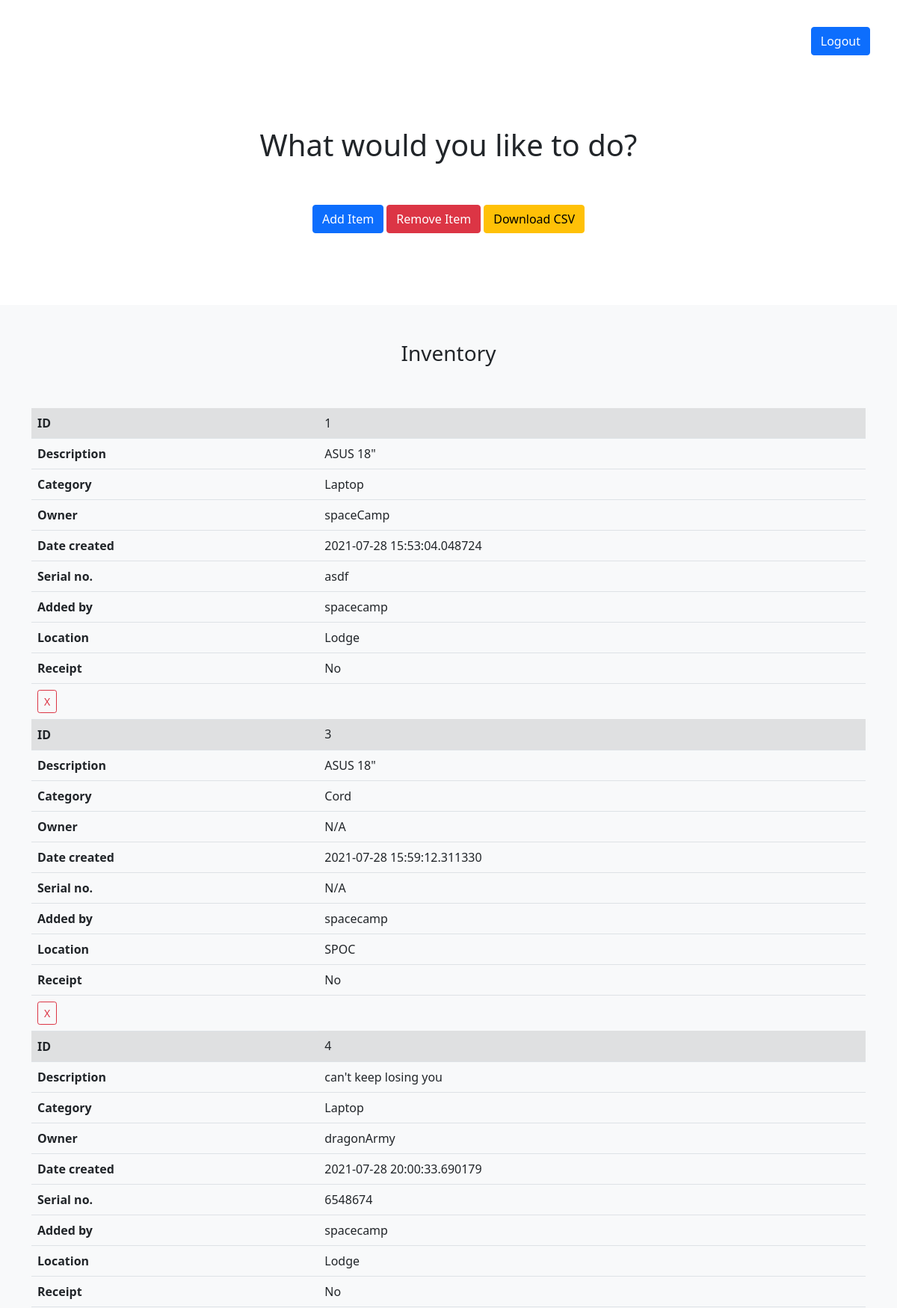
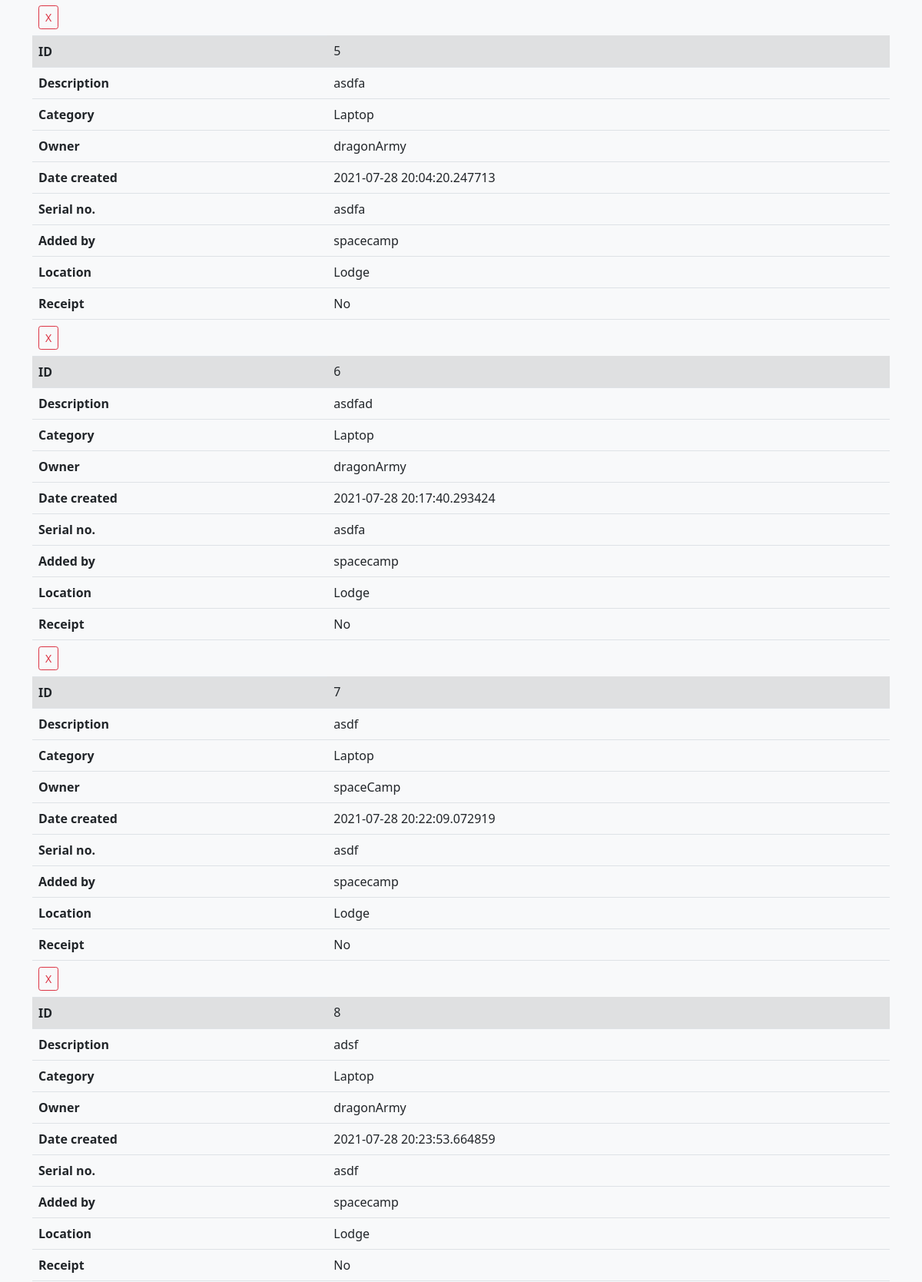
The page /dashboard (signed in, upper part) on the database its author committed (2 pictures, top to bottom).
### app.py (models this page shows, shortened)
class Item(db.Model):
    id = db.Column(db.Integer, primary_key=True)
    category = db.Column(db.String(100), nullable=False) # db.ForeignKey('category.category'),
    quantity = db.Column(db.Integer, nullable=False, default=0)
    date_created = db.Column(db.DateTime, default=datetime.utcnow)
    description = db.Column(db.String(200), nullable=False)
    added_by = db.Column(db.String(30), nullable=False)
    serialNo = db.Column(db.String(50), nullable=False)
    owner = db.Column(db.String(20), nullable=False)
    location = db.Column(db.String(20), nullable=False)
    receipt = db.Column(db.Boolean, default=False, nullable=False)

### app.py (the view)
@app.route("/dashboard", methods=['POST','GET'])
@login_required
def dashboard():
    items = Item.query.order_by(Item.date_created)
    return render_template("dashboard.html", username=current_user.username, items=items)

### app.py (called while the page is built)
@login_manager.user_loader
def load_user(user_id):
    return User.query.get(int(user_id))

### templates/dashboard.html (shortened to what this page needs)
<!doctype html>
<html lang="en">
<head>
   <link rel="stylesheet" href="https://ajax.googleapis.com/ajax/libs/jqueryui/1.12.1/themes/smoothness/jquery-ui.css">
   <link href="{{ url_for('static', filename='bootstrap.min.css') }}" rel="stylesheet">
</head>
<body>
   <div class="d-flex justify-content-end" id="logoutbox">
      <a class="btn btn-primary" href="/logout" role="button">Logout</a>
   </div>
   <main>
      <section class="py-5 text-center container">
         <div class="row py-lg-5">
            <div class="col-lg-6 col-md-8 mx-auto">
               <h1 class="fw-light">What would you like to do?</h1>
               <br><br>
               <a class="btn btn-primary" href="/add_item" role="button">Add Item</a>
               <a class="btn btn-danger" href="/remove_item_page" role="button">Remove Item</a>
               <a class="btn btn-warning" href="/writecsv" role="button">Download CSV</a>
            </div>
         </div>
      </section>
      <div class="album py-5 bg-light">
         <div class="container">
            <div class="d-flex justify-content-center">
               <h3>Inventory</h3>
            </div>
            <table class="table" id="mobileTable">
               <tbody>
                  {% for item in items %}
                  <tr class="table-active">
                     <th>ID</th>
                     <td>{{item.id}}</td>
                  </tr>
                  <tr>
                     <th>Description</th>
                     <td>{{item.description}}</td>
                  </tr>
                  <tr>
                     <th>Category</th>
                     <td>{{item.category}}</td>
                  </tr>
                  <tr>
                     <th>Owner</th>
                     <td>{{item.owner}}</td>
                  </tr>
                  <tr>
                     <th>Date created</th>
                     <td>{{item.date_created}}</td>
                  </tr>
                  <tr>
                     <th>Serial no.</th>
                     <td>{{item.serialNo}}</td>
                  </tr>
                  <tr>
                     <th>Added by</th>
                     <td>{{item.added_by}}</td>
                  </tr>
                  <tr>
                     <th>Location</th>
                     <td>{{item.location}}</td>
                  </tr>
                  <tr>
                     <th>Receipt</th>
                     {% if item.receipt %}
                     <td>Yes</td>
                     {% else: %}
                     <td>No</td>
                     {% endif %}
                  </tr>
                  <tr>
                     <td><a href="/remove_item{{item.id }}"
                           onclick="return confirm('Are you sure you want to delete this item?')"
                           class="btn btn-outline-danger btn-sm"> X </a></td>
                  </tr>
                  {% endfor %}
               </tbody>
            </table>
         </div>
   </main>
</body>
</html>

### templates/dashboard.html (style rules this page uses)
#logoutbox { padding-right: 3%; padding-top: 3%; }

### rows shown on the page
Item: id "1", description "ASUS 18\"", category "Laptop", owner "spaceCamp", date_created "2021-07-28 15:53:04.048724", serialNo "asdf", added_by "spacecamp", location "Lodge", receipt "No"
Item: id "3", description "ASUS 18\"", category "Cord", owner "N/A", date_created "2021-07-28 15:59:12.311330", serialNo "N/A", added_by "spacecamp", location "SPOC", receipt "No"
Item: id "4", description "can't keep losing you", category "Laptop", owner "dragonArmy", date_created "2021-07-28 20:00:33.690179", serialNo "6548674", added_by "spacecamp", location "Lodge", receipt "No"
Item: id "5", description "asdfa", category "Laptop", owner "dragonArmy", date_created "2021-07-28 20:04:20.247713", serialNo "asdfa", added_by "spacecamp", location "Lodge", receipt "No"
Item: id "6", description "asdfad", category "Laptop", owner "dragonArmy", date_created "2021-07-28 20:17:40.293424", serialNo "asdfa", added_by "spacecamp", location "Lodge", receipt "No"
Item: id "7", description "asdf", category "Laptop", owner "spaceCamp", date_created "2021-07-28 20:22:09.072919", serialNo "asdf", added_by "spacecamp", location "Lodge", receipt "No"
Item: id "8", description "adsf", category "Laptop", owner "dragonArmy", date_created "2021-07-28 20:23:53.664859", serialNo "asdf", added_by "spacecamp", location "Lodge", receipt "No"
